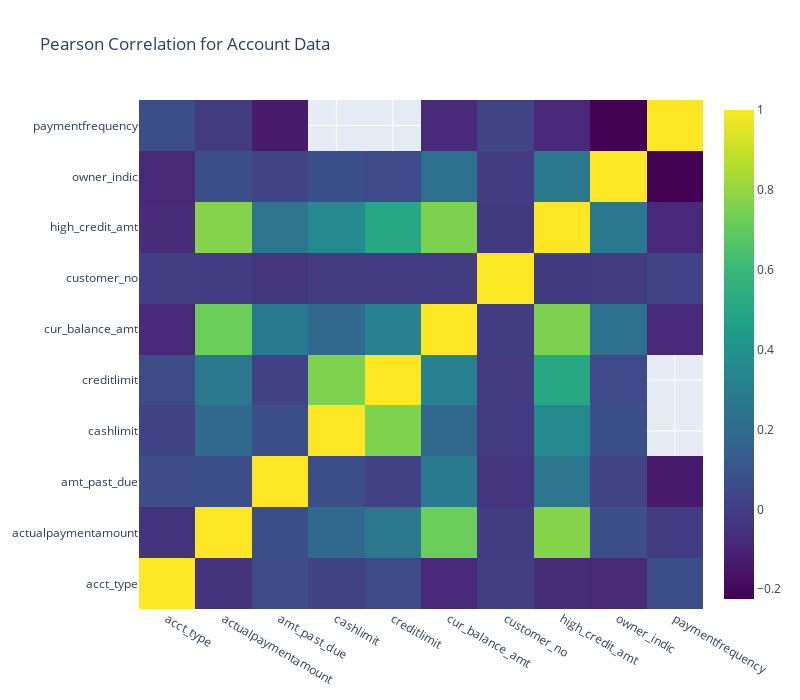

This figure's notebook cell:
### Markdown cell above
### Creating Correlation Plots for Account Data

### Code cell
# creating a list of only numerical values
categorical_account = []
for col, value in account.iteritems():
    if value.dtype == 'object':
        categorical_account.append(col)

# Store the numerical columns in a list numerical
numerical_account = account.columns.difference(categorical_account)

data2 = [go.Heatmap(
        z=account[numerical_account].astype(float).corr().values, # Generating the Pearson correlation
        x=account[numerical_account].columns.values,
        y=account[numerical_account].columns.values,
        colorscale='Viridis',
        reversescale = False,
        opacity = 1.0
        
    )
]
layout = go.Layout(
    title='Pearson Correlation for Account Data',
    xaxis = dict(ticks='', nticks=36),
    yaxis = dict(ticks='' ),
    width = 800, height = 700,
    
)


fig = go.Figure(data=data2, layout=layout)
py.iplot(fig, filename='labelled-heatmap')

### Figure 1 — Plotly figure (JSON) as saved in the notebook; plotly's stock layout.template omitted (floating-point values rounded to 4 significant figures)
{"data": [{"colorscale": [[0, "#440154"], [0.1111, "#482878"], [0.2222, "#3e4989"], [0.3333, "#31688e"], [0.4444, "#26828e"], [0.5556, "#1f9e89"], [0.6667, "#35b779"], [0.7778, "#6ece58"], [0.8889, "#b5de2b"], [1, "#fde725"]], "opacity": 1, "reversescale": false, "type": "heatmap", "x": ["acct_type", "actualpaymentamount", "amt_past_due", "cashlimit", "creditlimit", "cur_balance_amt", "customer_no", "high_credit_amt", "owner_indic", "paymentfrequency"], "y": ["acct_type", "actualpaymentamount", "amt_past_due", "cashlimit", "creditlimit", "cur_balance_amt", "customer_no", "high_credit_amt", "owner_indic", "paymentfrequency"], "z": [[1, -0.04, 0.06628, 0.01988, 0.06023, -0.0843, 0.002401, -0.07164, -0.08503, 0.06725], [-0.04, 1, 0.06955, 0.1843, 0.2611, 0.7215, -0.006029, 0.77, 0.07315, -0.008816], [0.06628, 0.06955, 1, 0.0703, 0.01854, 0.28, -0.03369, 0.2574, 0.02614, -0.1385], [0.01988, 0.1843, 0.0703, 1, 0.7585, 0.1891, -0.01116, 0.3595, 0.07588, null], [0.06023, 0.2611, 0.01854, 0.7585, 1, 0.3126, -0.01398, 0.5026, 0.05008, null], [-0.0843, 0.7215, 0.28, 0.1891, 0.3126, 1, -0.005074, 0.7556, 0.2279, -0.07543], [0.002401, -0.006029, -0.03369, -0.01116, -0.01398, -0.005074, 1, -0.01292, -0.009511, 0.02601], [-0.07164, 0.77, 0.2574, 0.3595, 0.5026, 0.7556, -0.01292, 1, 0.2668, -0.08421], [-0.08503, 0.07315, 0.02614, 0.07588, 0.05008, 0.2279, -0.009511, 0.2668, 1, -0.2247], [0.06725, -0.008816, -0.1385, null, null, -0.07543, 0.02601, -0.08421, -0.2247, 1]]}], "layout": {"height": 700, "title": {"text": "Pearson Correlation for Account Data"}, "width": 800, "xaxis": {"nticks": 36, "ticks": ""}, "yaxis": {"ticks": ""}}}
